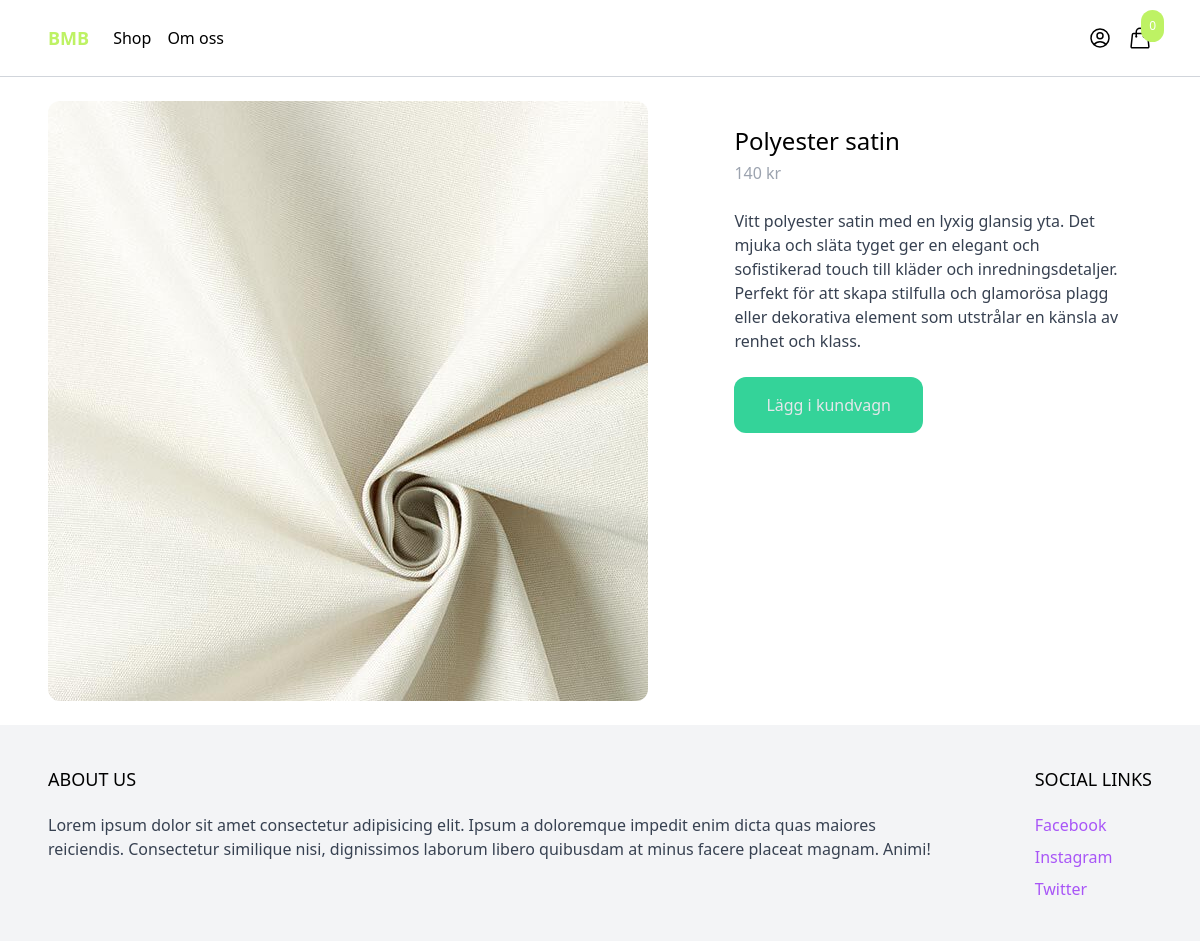
The app's page /shop/polyester-satin/ with its own data.
### products/models.py (models this page shows, shortened)
class Produkt(models.Model):
    category = models.ForeignKey(Category, related_name='produkt', on_delete=models.CASCADE)
    namn = models.CharField(max_length=255)
    slug = AutoSlugField(populate_from='namn', unique=True)
    bredd = models.IntegerField(blank=True, null=True)
    vikt = models.IntegerField(blank=True, null=True)
    blandning = models.CharField(max_length=255)
    kvalitet = models.CharField(max_length=255)
    färg = models.CharField(max_length=255)
    motiv = models.CharField(max_length=255)
    beskrivning = models.TextField(blank=True, null=True)
    pris = models.IntegerField()
    skapad = models.DateTimeField(auto_now_add=True)
    image = models.ImageField(upload_to='uploads/', blank=True, null=True)
    thumbnail = models.ImageField(upload_to='uploads/', blank=True, null=True)
    image_url = models.CharField(max_length=500, blank=True, null=True)
    class Meta:
        ordering = ('-skapad',)
    def get_thumbnail(self):
        if self.thumbnail:
            return self.thumbnail.url
        else:
            if self.image:
                if self.image:
                    self.thumbnail = self.make_thumbnail(self.image)
                    self.save
                    return self.thumbnail.url
                else:
                    return 'https://via.placeholder.com/240x240x.jpg'
    def make_thumbnail(selg, image, size=(300, 300)):
        img = Image.open(image)
        img.convert('RGB')
        img.thumbnail(size)
        thumb_io = BytesIO()
        img.save(thumb_io, 'JPEG', quality=85)
        thumbnail = File(thumb_io, name=image.name)
        return thumbnail

### products/views.py (the view)
# urls.py: path('shop/<slug:slug>/', produkt, name='produkt'),
def produkt(request, slug):
    produkt = get_object_or_404(Produkt, slug=slug)
    return render(request, 'products/product.html', {'produkt':produkt,})

### cart/cart.py (called while the page is built)
    def __len__(self):
        return sum(item['quantity'] for item in self.cart.values())

### cart/context_processors.py (called while the page is built)
def cart(request):
    return {'cart': Cart(request)}

### products/templates/products/product.html (shortened to what this page needs)
{% extends 'core/base.html' %}
{% block content%}
<div class="max-w-6xl mx-auto flex flex-wrap py-6 px-6 xl:px-0">
    <div class="images w-full mb-6. lg:mb-0 lg:w-3/5">
        <img
        class="rounded-xl"
        src="{% if produkt.image %} {{ produkt.get_thumbnail }} {% else %} https://placehold.co/240x240 {% endif %}"
        alt="">
    </div>
    <div class="information w-full lg:w-2/5 lg:p-6">
        <h1 class="text-2xl">{{produkt.namn}}</h1>
        <p class="mt-1 text-gray-400">{{produkt.pris}} kr</p>
        {% if produkt.beskrivning %}
            <p class="pt-6 text-gray-700">{{produkt.beskrivning}}</p>
        {% endif %}
        <a href="#"
        class="mt-6 inline-block px-8 py-4 rounded-xl bg-emerald-400 text-gray-200 hover:bg-emerald-800"
        hx-get="{% url 'add_to_cart' produkt.id %}"
        hx-target="#menu-cart-btn"
        hx-swap="outerHTML"
        >
            Lägg i kundvagn
        </a>
    </div>
</div>
{% endblock%}

### records on screen
Produkt: thumbnail+image (picture), namn "Polyester satin", pris "140", beskrivning "Vitt polyester satin med en lyxig glansig yta. Det mjuka och släta tyget ger en elegant och sofistikerad touch till kläder och inredningsdetaljer. Perfekt för att skapa stilfulla och glamorösa plagg eller dekorativa element som utstrålar en känsla av renhet och klass."

### other values on screen
{{ cart|length }} "0"
